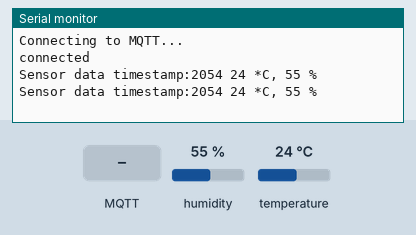
Recording of a program running on a simulated ESP8266 (NodeMCU). Shown: the last lines printed to the serial monitor. The test bench sets the inputs (shaded band); at power-on: humidity 55 %, temperature 24 °C. WiFi joins after 1.5 s; servers stay silent unless stated; no MQTT or app messages arrive unless stated.

Above: at 3.2 s.
3.3 s: MQTT message "1" arrives on the first subscribed topic
At 4.6 s:
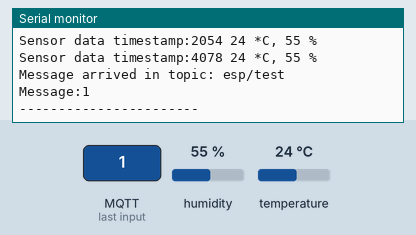
5.6 s: MQTT message "on" arrives on the first subscribed topic
At 6.9 s:
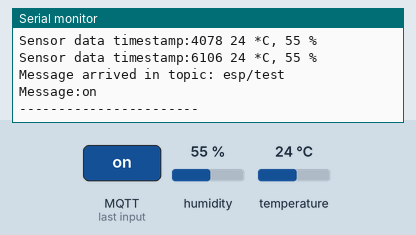
7.6 s: MQTT message "off" arrives on the first subscribed topic
At 8.5 s:
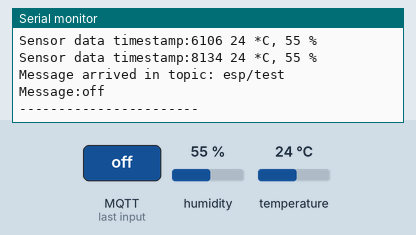
9.6 s: MQTT message "1" arrives on the second subscribed topic
At 11.0 s:
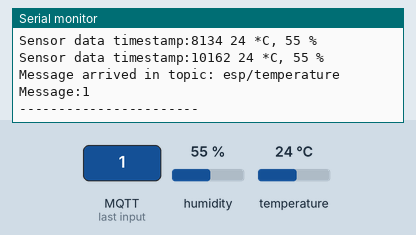
11.6 s: MQTT message "1" arrives on the third subscribed topic
At 13.0 s:
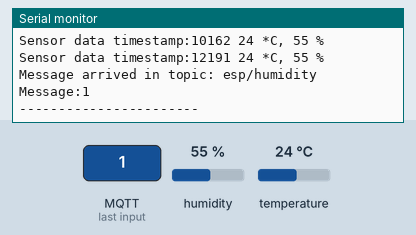
13.7 s: humidity set to 22 %
At 14.9 s:
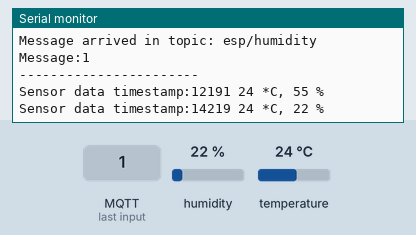
Timing chart, 0 to 16.2 s (numbered marks = the images above; inputs shaded):
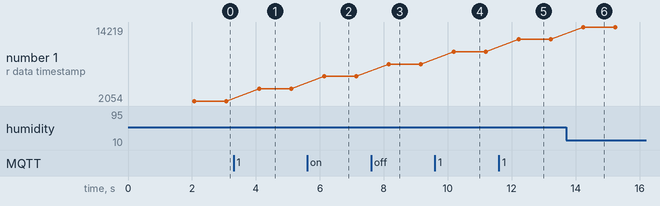

The program:

main.cpp
```cpp
#include <Arduino.h>

#include "Sensor.h"
#include "Publisher.h"

Sensor    sensor;
Publisher publisher;

void setup() {
  Serial.begin(115200);
  publisher.connect();
}

void loop() {

  byte temp, hum;

  temp = sensor.getTemperature();
  hum  = sensor.getHumidity();

  sensor.showData();

  publisher.publish(temp, hum);

  publisher.loop();

  // DHT11 sampling rate is 1HZ.
  delay(1000);
}
```

Publisher.cpp
```cpp
#include "Publisher.h"


void callback(char* topic, byte* payload, unsigned int length);


Publisher::Publisher() {
    client = PubSubClient( espClient);
}


void Publisher::connect(void)
{
    // Nework (WiFi)
    WiFi.begin(ssid, password);

    while (WiFi.status() != WL_CONNECTED) {
        delay(2000);
        Serial.print("Connecting to WiFi..");
    }
    Serial.println("Connected to the WiFi network");

    // MQTT
    client.setServer( mqttServer, mqttPort );
    client.setCallback( callback );

    while (!client.connected()) {
        Serial.println("Connecting to MQTT...");

        if (client.connect("ESP8266Client", mqttUser, mqttPassword )) {
            Serial.println("connected");
        } else {
            Serial.print("failed with state ");
            Serial.print(client.state());
            delay(2000);
        }
    }

    client.subscribe("esp/test");
    client.subscribe("esp/temperature");
    client.subscribe("esp/humidity");
}

void Publisher::loop(void)
{
    client.loop();
}


void Publisher::publish(byte temperature, byte humidity)
{
    // publishing frequency 10s
    unsigned long now = millis();
    if ( now - lastPub < 10000)
        return;
    lastPub = now;

    //client.publish("esp/test", "Hello from ESP8266");

    char buf[32];
    snprintf( buf, sizeof(buf), "timestamp: %d Temp: %d deg. C", now, temperature );
    client.publish( "esp/temperature", buf );

    snprintf( buf, sizeof(buf), "timestamp: %d Humidity: %d", now, humidity );
    client.publish( "esp/humidity", buf );
}


void callback(char* topic, byte* payload, unsigned int length)
{

    Serial.print("Message arrived in topic: ");
    Serial.println(topic);

    Serial.print("Message:");
    for ( unsigned int i = 0; i < length; i++ ) {
        Serial.print( (char) payload[ i ] );
    }

    Serial.println();
    Serial.println("-----------------------");

}
```

Publisher.h
```cpp
#include <ESP8266WiFi.h>
#include <PubSubClient.h>

/*****************************************************************************
 * class Publisher
 *
 * Based on code provided in examples to the tutorial:
 *  https://techtutorialsx.com/2017/04/09/esp8266-connecting-to-mqtt-broker/
 *****************************************************************************/
class Publisher
{
    const char* ssid         = "WIFI";
    const char* password     =  "";

    const char* mqttServer   = "";
    const int   mqttPort     = 12345;
    const int   mqttSSLPort  = 12346;
    const char* mqttUser     = "user";
    const char* mqttPassword = "pass";

    WiFiClient   espClient;
    PubSubClient client;
    const int     interval   = 10000;
    unsigned long lastPub    = 0;

public:
    Publisher();

    void connect(void);
    void loop(void);
    void publish(byte temp, byte hum);

//private:
    //void callback(char* topic, byte* payload, unsigned int length);

};
```

Sensor.cpp
```cpp
#include "Sensor.h"

void Sensor::read()
{
  unsigned long now = millis();
  //Serial.println(now, DEC);

  if (now - last_read < read_interval)
    return;

  last_read = now;

  // start working...
  //Serial.println("=================================");
  //Serial.println("Sample DHT11...");

  // read with raw sample data.
  //temperature = 0;
  //humidity    = 0;
  memset (data, dsize, sizeof(byte));

  if ( int result = dht11.read( pinDHT11, &temperature, &humidity, data ) ) {
    Serial.print( "Read DHT11 failed : " );
    Serial.println( result, DEC );
    //delay(2000);
    return;
  }

  //Serial.print( "Sample RAW Bits: " );
  /*for ( int i = 0; i < dsize; i++ ) {
    Serial.print( (int) data[i] );
    if (i > 0 && ( ( i + 1 ) % 4 ) == 0 ) {
      Serial.print(' ');
    }
  }
  Serial.println("");
  */
  //Serial.print("Sample OK: ");
  //Serial.print((int)temperature); Serial.print(" *C, ");
  //Serial.print((int)humidity); Serial.println(" %");
}

void Sensor::showData(){
    static unsigned long last_shown = 0;
    if (last_shown == last_read)
        return;

    Serial.print("Sensor data timestamp:");
    Serial.print(last_read, DEC);Serial.print(" ");
    Serial.print( (int) temperature ); Serial.print(" *C, ");
    Serial.print( (int) humidity );    Serial.println(" %");
}

byte Sensor::getTemperature()
{
    read();
    return temperature;
}

byte Sensor::getHumidity()
{
    read();
    return humidity;
}
```

Sensor.h
```cpp
#include <SimpleDHT.h>


class Sensor
{
    // for DHT11,
    //      VCC: 5V or 3V
    //      GND: GND
    //      DATA: 2

    #ifdef __AVR
    const int pinDHT11 = 2;  //AtMega2560
    #else
    const int pinDHT11 = D2;  // ESP8266
    #endif


    SimpleDHT11 dht11;

    // read with raw sample data.
    const static int dsize  = 40;
    byte      temperature   = 0;
    byte      humidity      = 0;
    byte      data[ dsize ] = {0};

    const static int read_interval = 2000;
    unsigned long    last_read     = 0;

public:
    Sensor()
    {
        dht11 = SimpleDHT11( pinDHT11 );
    }

    void showData();

    byte getTemperature();
    byte getHumidity();

private:
    void read();

};
```

Measured:
- after the input at 3.3 s, the serial monitor: prints a new line after 0.80 s (image 1)
- after the input at 5.6 s, the serial monitor: prints a new line after 0.53 s (image 2)
- after the input at 7.6 s, the serial monitor: prints a new line after 0.56 s (image 3)
- after the input at 9.6 s, the serial monitor: prints a new line after 0.59 s (image 4)
- after the input at 11.6 s, the serial monitor: prints a new line after 0.62 s (image 5)
- after the input at 13.7 s, the serial monitor: prints a new line after 0.54 s (image 6)
